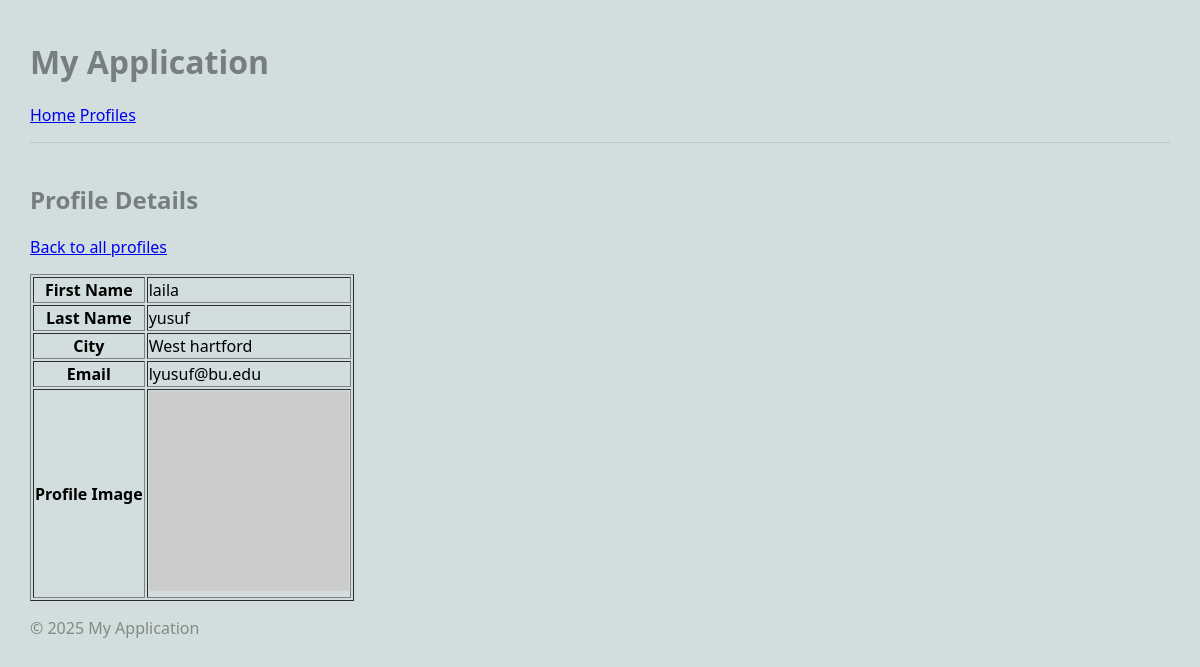
The page /mini_fb/profile/3/ on the database its author committed.
### mini_fb/models.py (models this page shows)
class Profile(models.Model):
    from django.db import models

### mini_fb/views.py (the view)
# urls.py: path('profile/<int:pk>/', ShowProfilePageView.as_view(), name='show_profile'),
class ShowProfilePageView(DetailView):
    model = Profile
    template_name = "mini_fb/show_profile.html"

### mini_fb/templates/mini_fb/show_profile.html
{% extends 'mini_fb/base.html' %}
{% block content %}
    <h2>Profile Details</h2>
    <p><a href="{% url 'show_all_profiles' %}">Back to all profiles</a></p>
    <table border="1">
        <tr>
            <th>First Name</th>
            <td>{{ profile.firstName }}</td>
        </tr>
        <tr>
            <th>Last Name</th>
            <td>{{ profile.lastName }}</td>
        </tr>
        <tr>
            <th>City</th>
            <td>{{ profile.city }}</td>
        </tr>
        <tr>
            <th>Email</th>
            <td>{{ profile.email }}</td>
        </tr>
        <tr>
            <th>Profile Image</th>
            <td><img src="{{ profile.image_url }}" alt="Profile Image" width="200"></td>
        </tr>
    </table>
{% endblock %}

### static/mini_fb/styles.css (style rules this page uses)
body { margin: 30px; background: #d1dedd; font-family:'Segoe UI', Tahoma, Geneva, Verdana, sans-serif; }
h1, h2, h3 { color: #767f7e; }
p { color: #828b82; }

### rows shown on the page
Profile: firstName "laila", lastName "yusuf", city "West hartford", email "lyusuf@bu.edu"
